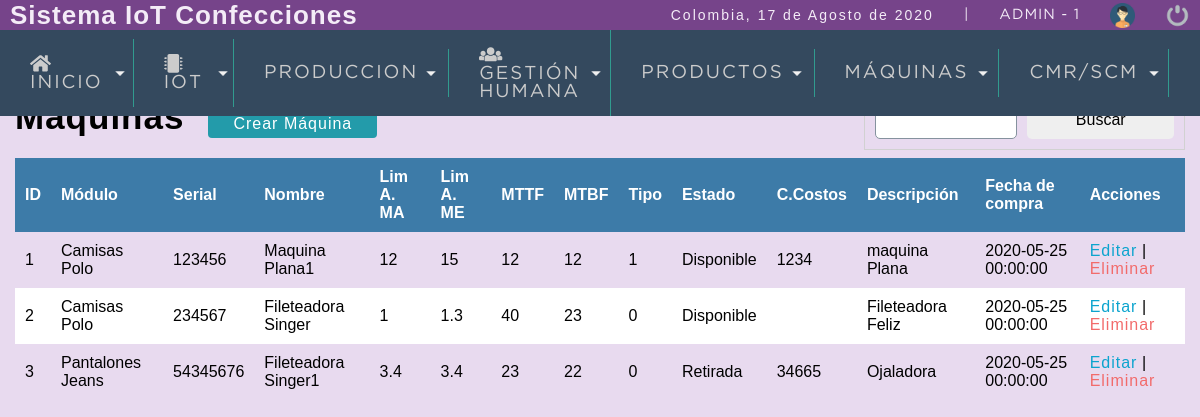
Before: /sistema/lista_maquinas.php (signed in) with the older database file.
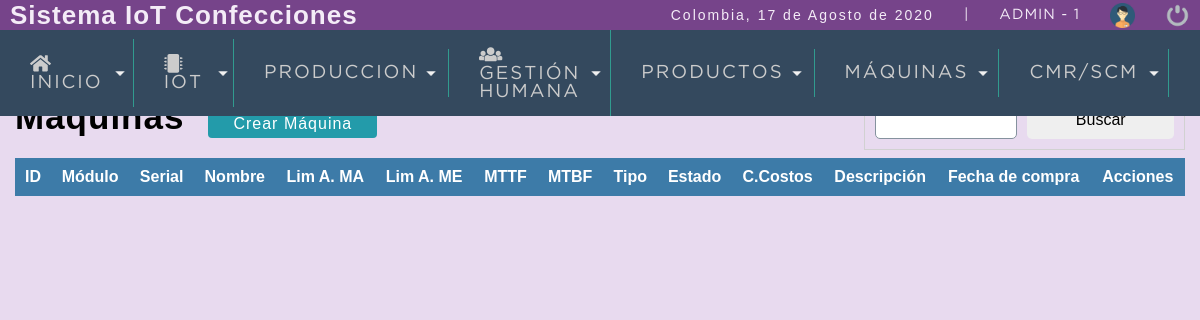
After: the same page with the newer database file.
### tables this page shows
CREATE TABLE `maquinas` (
  `idmaquina` int(11) NOT NULL,
  `idmodulo` int(11) NOT NULL,
  `created_at` datetime NOT NULL DEFAULT current_timestamp(),
  `updated_at` datetime DEFAULT NULL,
  `serial` varchar(40) NOT NULL,
  `nombre` varchar(40) NOT NULL,
  `corriente_encenmotap` double NOT NULL,
  `corriente_encendido` double NOT NULL,
  `MTTF` int(10) NOT NULL,
  `MTBF` int(10) NOT NULL,
  `tipo_maquina` int(10) NOT NULL,
  `idestado` int(11) NOT NULL,
  `fotohref` varchar(50) NOT NULL,
  `centrocostos` varchar(10) NOT NULL,
  `descripcion` varchar(200) NOT NULL,
  `fechacompra` datetime DEFAULT NULL,
  `fechasalida` datetime DEFAULT NULL,
  `manuales` varchar(255) NOT NULL,
  `deleted_at` datetime DEFAULT NULL,
  `status` int(11) NOT NULL DEFAULT 1,
  `usuario_id` int(11) NOT NULL
);

CREATE TABLE `modulos` (
  `idmodulo` int(11) NOT NULL,
  `nombre` varchar(40) NOT NULL,
  `idplanta` int(11) NOT NULL,
  `created_at` datetime NOT NULL DEFAULT current_timestamp(),
  `uptdated_at` datetime DEFAULT NULL,
  `descripcion` varchar(200) NOT NULL,
  `deleted_at` datetime DEFAULT NULL,
  `status` int(11) NOT NULL DEFAULT 1,
  `usuario_id` int(11) NOT NULL
);

CREATE TABLE `estadosmaquinas` (
  `idestado` int(11) NOT NULL,
  `estado` varchar(20) NOT NULL,
  `status` int(11) NOT NULL DEFAULT 1
);

### sistema/includes/functions.php (called while the page is built, shortened)
<?php
	function fechaC(){
		$mes = array("","Enero",
					  "Febrero",
					  "Marzo",
					  "Abril",
					  "Mayo",
					  "Junio",
					  "Julio",
					  "Agosto",
					  "Septiembre",
					  "Octubre",
					  "Noviembre",
					  "Diciembre");
		return date('d')." de ". $mes[date('n')] . " de " . date('Y');
	}
 ?>

### sistema/calculonumpaginas.php (called while the page is built, shortened)
<?php
	$por_pagina=10;
	if(empty($_REQUEST['pagina'])){
		$pagina=1;
	}else{
		$pagina=$_REQUEST['pagina'];
	}
	$desde=($pagina-1)*$por_pagina;
?>

### sistema/lista_maquinas.php (the view, shortened to what this page needs)
<!DOCTYPE html>
<html lang="en">
<head>
	<?php  include "includes/scripts.php"; ?>
</head>
<body>
	<?php  include "includes/header.php"; ?>
	<section id="container">
		<h1>Máquinas</h1>
		<a href="registro_maquina.php" class="btn_new">Crear Máquina</a>
		<form action="buscar_maquina.php" method="get" class="form_search">
			<input type="text" name="busqueda" id="busqueda">
			<input type="submit" value="Buscar" class="btn_search">
		</form>
		<table>
			<tr>
				<th>ID</th>
				<th>Módulo</th>
				<th>Serial</th>
				<th>Nombre</th>
				<th>Lim A. MA</th>
				<th>Lim A. ME</th>
				<th>MTTF</th>
				<th>MTBF</th>
				<th>Tipo</th>
				<th>Estado</th>
				<th>C.Costos</th>
				<th>Descripción</th>
				<th>Fecha de compra</th>
				<th>Acciones</th>
			</tr>
			<?php
				include "../conexion.php";
				include "calculonumpaginas.php";
				$query = mysqli_query($conexion,"SELECT u.idmaquina, v.nombre AS 'modulo', u.serial, u.nombre AS 'maquina', u.corriente_encenmotap, u.corriente_encendido, u.MTTF, u.MTBF, u.tipo_maquina, r.estado, u.centrocostos, u.descripcion, u.fechacompra FROM maquinas u JOIN (estadosmaquinas r, modulos v) ON (u.idmodulo = v.idmodulo AND u.idestado=r.idestado)  WHERE u.status=1 ORDER BY u.idmaquina ASC LIMIT $desde,$por_pagina");
				$result = mysqli_num_rows($query);
				if($result>0){
					while ($data=mysqli_fetch_array($query)) {
						?>
							<tr>
								<td><?php echo $data['idmaquina']; ?></td>
								<td><?php echo $data['modulo']; ?></td>
								<td><?php echo $data['serial']; ?></td>
								<td><?php echo $data['maquina']; ?></td>
								<td><?php echo $data['corriente_encenmotap']; ?></td>
								<td><?php echo $data['corriente_encendido']; ?></td>
								<td><?php echo $data['MTTF']; ?></td>
								<td><?php echo $data['MTBF']; ?></td>
								<td><?php echo $data['tipo_maquina']; ?></td>
								<td><?php echo $data['estado']; ?></td>
								<td><?php echo $data['centrocostos']; ?></td>
								<td><?php echo $data['descripcion']; ?></td>
								<td><?php echo $data['fechacompra']; ?></td>
								<td>
									<a class="link_edit" href="editar_maquina.php?id=<?php echo $data['idmaquina']; ?>">Editar</a>
									|
									<a class="link_delete" href="eliminar_confirmar_maquina.php?id=<?php echo $data['idmaquina']; ?>">Eliminar</a>
								</td>
							</tr>
						<?php
					}
				}
			?>
		</table>
	</section>
</body>
</html>

### sistema/includes/scripts.php (shortened to what this page needs)
<link rel="stylesheet" type="text/css" href="css/style1.css">
<?php include "functions.php"; ?>

### sistema/includes/header.php (shortened to what this page needs)
<header>
	<div class="header">
		<h1>Sistema IoT Confecciones</h1>
		<div class="optionsBar">
			<p>Colombia, <?php echo fechaC(); ?> </p>
			<span>|</span>
			<span class="user"><?php echo $_SESSION['user'].' - '.$_SESSION['rol']; ?></span>
			<img class="photouser" src="img/user.png" alt="Usuario">
			<a href="salir.php"><img class="close" src="img/salir.png" alt="Salir del sistema" title="Salir"></a>
		</div>
	</div>
	<?php  include "nav.php" ?>
</header>

### sistema/includes/nav.php (shortened to what this page needs)
<nav>
	<ul>
		<li class="principal">
			<a href="index.php"><i class="fas fa-home"></i> Inicio</a>
		</li>
		<li class="principal">
			<a href="#"><i class="fas fa-microchip"></i> IoT</a>
		</li>
		<li class="principal">
			<a href="#">Produccion</a>
		</li>
		<?php if($_SESSION['rol']==1 || $_SESSION['rol']==4 || $_SESSION['rol']==5){
		 ?>
			<li class="principal">
				<a href="#"><i class="fas fa-users"></i> Gestión Humana</a>
			</li>
		<?php } ?>
		<li class="principal">
			<a href="#">Productos</a>
		</li>
		<li class="principal">
			<a href="#">Máquinas</a>
		</li>
		<li class="principal">
			<a href="#">CMR/SCM</a>
		</li>
		<?php if($_SESSION['rol']==1 || $_SESSION['rol']==4 || $_SESSION['rol']==5){
		?>
		<li class="principal">
			<a href="#">Costos</a>
		</li>
		<?php } ?>
	</ul>
</nav>

### sistema/css/style1.css (style rules this page uses)
* { margin: 0; padding: 0; box-sizing: border-box; }
body { background: #E8DAEF; }
h1, h2, h3, h4, h5, h6 { font-family: 'arial'; font-weight: bold; letter-spacing: 1px; }
h1 { font-size: 26px; }
p { font-family: 'arial'; letter-spacing: 2px; font-size: 14px; line-height: 20px; }
a { text-decoration: none; font-family: arial; letter-spacing: 1px; }
span { font-family: 'GothamBook'; letter-spacing: 1px; font-size: 14px; line-height: 20px; }
header { position: fixed; width: 100%; }
.header { color: #F4ECF7; background: #76448A; height: 30px; display: -webkit-flex; display: -moz-flex; display: -ms-flex; display: -o-flex; display: flex; justify-content: space-between; align-items: center; padding: 10px; }
.optionsBar { display: -webkit-flex; display: -moz-flex; display: -ms-flex; display: -o-flex; display: flex; justify-content: center; align-items: center; }
.optionsBar span { color: #F4ECF7; font-size: 11pt; font-family: 'GothamBook'; text-transform: uppercase; margin-left: 30px; }
.photouser { margin-left: 30px; width: 25px; height: 25px; }
.close { width: 25px; height: 25px; }
.optionsBar a { display: -webkit-flex; display: -moz-flex; display: -ms-flex; display: -o-flex; display: flex; margin-left: 30px; }
nav ul { background: #34495e; list-style: none; display: -webkit-flex; display: -moz-flex; display: -ms-flex; display: -o-flex; display: flex; justify-content: left; align-items: center; }
nav ul > li a { position: relative; }
nav a { color: #CCC; display: block; font-size: 14pt; font-family: 'GothamBook'; padding: 15px 30px; text-transform: uppercase; letter-spacing: 2px; transition: background .5s; border-right: 1px solid #319B8F; }
nav .principal > a { background: url(../img/arrow_bottom.png) no-repeat; background-position-x: 0%; background-position-y: 0%; background-size: auto auto; background-position: 94% center; background-size: 10px; }
#container { padding: 90px 15px 15px; }
form { background: #FFA; margin: auto; padding: 20px 50px; border: 1px solid #d1d1d1; }
input,select { display: block; width: 100%; font-size: 12pt; padding: 5px; border: 1px solid #85929e; border-radius: 5px; }
#container h1 { font-size: 35px; display: inline-block; }
.btn_new { display: inline-block; background: #239baa; color: #FFF; padding: 5px 25px; border-radius: 4px; margin: 20px; }
table { border-collapse: collapse; font-size: 12pt; font-family: 'arial'; width: 100%; }
table th { text-align: left; padding: 10px; background: #3d7ba8; color: #FFF; }
table tr:nth-child(odd) { background: #FFF; }
.form_search { display:-webkit-flex; display: -moz-flex; display: -ms-flex; display: -o-flex; display: flex; float: right; background: initial; padding: 10px; border-radius: 10px<, }
.form_search .btn_search { background: #1faac8 color: #FFF; padding: 10px; border: 0; cursor: pointer; margin-left: 10px; display: -webkit-flex; display: -moz-flex; display: -ms-flex; display: -o-flex; display: flex; border-radius: 5px; }
table td { padding: 10px; }
.link_edit { color: #0ca4ce; }
.link_delete { color: #f26b6b; }

Changed rows visible on the page:
removed maquinas: idmaquina "1", idmodulo.nombre "Camisas Polo", serial "123456", nombre "Maquina Plana1", corriente_encenmotap "12", corriente_encendido "15", MTTF "12", MTBF "12", tipo_maquina "1", idestado.estado "Disponible", centrocostos "1234", descripcion "maquina Plana", fechacompra "2020-05-25 00:00:00"
removed maquinas: idmaquina "2", idmodulo.nombre "Camisas Polo", serial "234567", nombre "Fileteadora Singer", corriente_encenmotap "1", corriente_encendido "1.3", MTTF "40", MTBF "23", tipo_maquina "0", idestado.estado "Disponible", descripcion "Fileteadora Feliz", fechacompra "2020-05-25 00:00:00"
removed maquinas: idmaquina "3", idmodulo.nombre "Pantalones Jeans", serial "54345676", nombre "Fileteadora Singer1", corriente_encenmotap "3.4", corriente_encendido "3.4", MTTF "23", MTBF "22", tipo_maquina "0", idestado.estado "Retirada", centrocostos "34665", descripcion "Ojaladora", fechacompra "2020-05-25 00:00:00"
